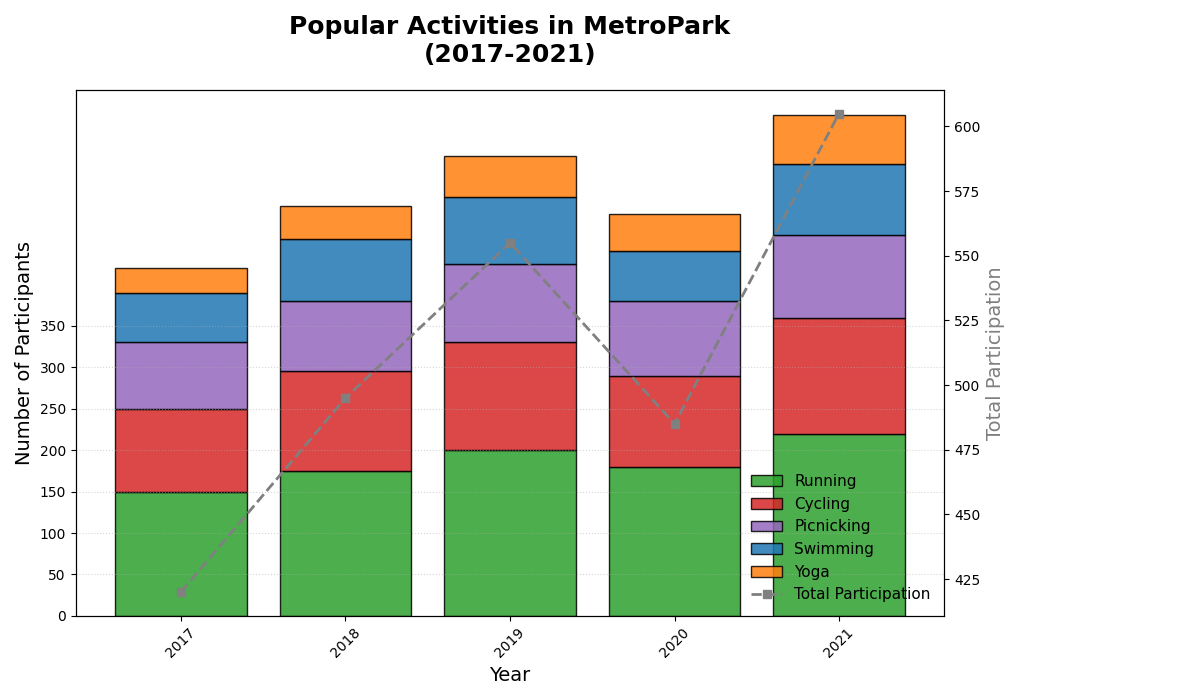

Generate this figure with Python:
import matplotlib.pyplot as plt
import numpy as np

# Define years
years = np.array([2017, 2018, 2019, 2020, 2021])

# Activities in the park (Number of participants)
running = np.array([150, 175, 200, 180, 220])
cycling = np.array([100, 120, 130, 110, 140])
picnicking = np.array([80, 85, 95, 90, 100])
swimming = np.array([60, 75, 80, 60, 85])
yoga = np.array([30, 40, 50, 45, 60])

# Calculate total participation per year
total_participation = running + cycling + picnicking + swimming + yoga

# Create figure and axis
fig, ax1 = plt.subplots(figsize=(12, 7))

# Plot stacked bar chart
activity_labels = ['Running', 'Cycling', 'Picnicking', 'Swimming', 'Yoga']
activities = [running, cycling, picnicking, swimming, yoga]
colors = ['#2ca02c', '#d62728', '#9467bd', '#1f77b4', '#ff7f0e']

bottom = np.zeros(len(years))

for i, (activity, color) in enumerate(zip(activities, colors)):
    bars = ax1.bar(years, activity, bottom=bottom, label=activity_labels[i], color=color, alpha=0.85, edgecolor='black')
    bottom += activity

# Create a secondary axis for total participation line plot
ax2 = ax1.twinx()
ax2.plot(years, total_participation, color='grey', marker='s', linestyle='--', linewidth=2, label='Total Participation')

# Title and labels
ax1.set_title("Popular Activities in MetroPark\n(2017-2021)", fontsize=18, weight='bold', pad=20)
ax1.set_xlabel('Year', fontsize=14)
ax1.set_ylabel('Number of Participants', fontsize=14)
ax2.set_ylabel('Total Participation', fontsize=14, color='grey')

# Customize ticks
ax1.set_xticks(years)
ax1.set_xticklabels(years, rotation=45)
ax1.set_yticks(np.arange(0, 351, 50))

# Add legend with a different location
lines_labels = [ax.get_legend_handles_labels() for ax in [ax1, ax2]]
lines, labels = [sum(lol, []) for lol in zip(*lines_labels)]
ax1.legend(lines, labels, loc='lower right', fontsize=11, frameon=False)

# Adding a dotted grid for clarity
ax1.grid(axis='y', linestyle=':', alpha=0.5)

# Tight layout to prevent overlay clashing
plt.tight_layout(rect=[0, 0, 0.85, 1])

# Show plot
plt.show()
